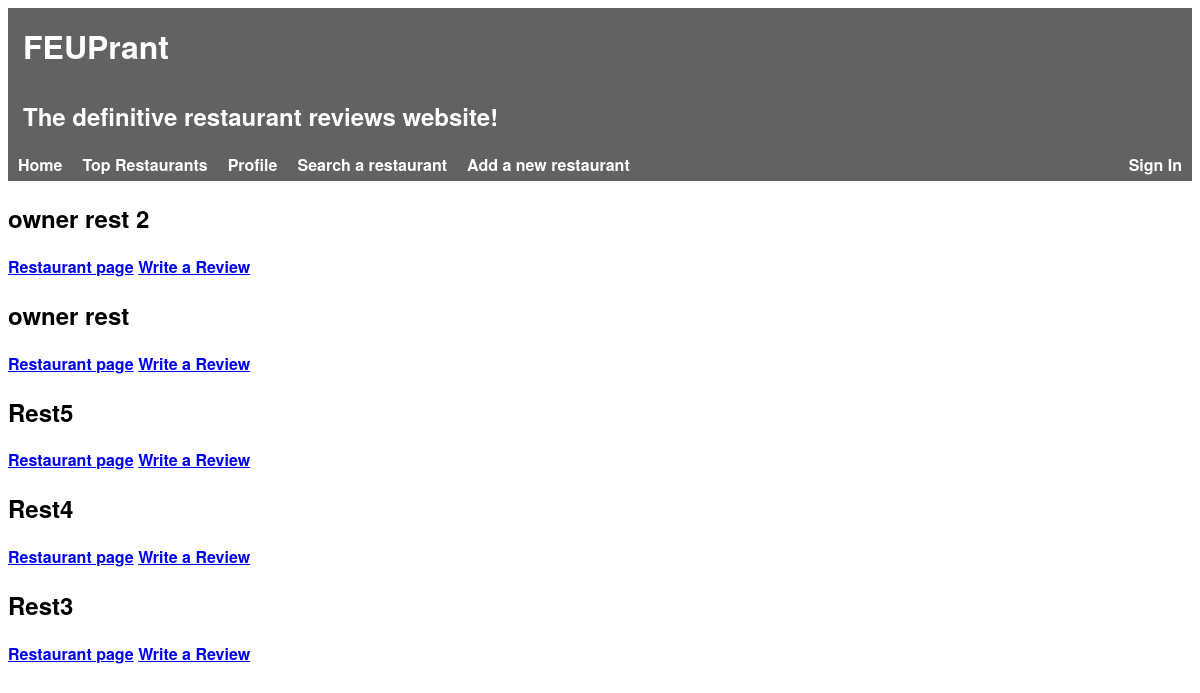
The app's page /pages/, older data.
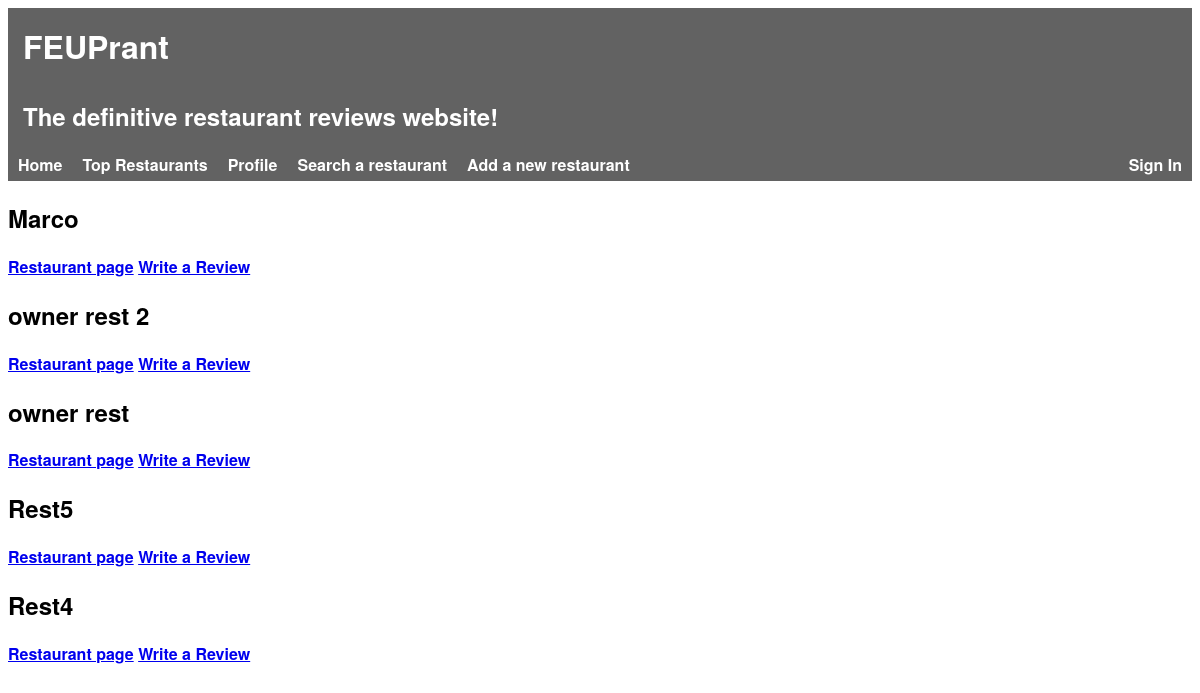
The same page, newer data.
### tables this page shows
CREATE TABLE Restaurant(
    idRestaurant        INTEGER PRIMARY KEY AUTOINCREMENT,
    name                STRING NOT NULL,
    description         STRING NOT NULL,
    score               FLOAT NOT NULL,

    idOwner             INTEGER REFERENCES User(idUser),
    idRestaurantInfo    INTEGER REFERENCES RestaurantInfo(idRestaurantInfo)
);

### pages/index.php (called while the page is built, shortened)
<?php
    include_once('../database/connection.php');
    include_once('../database/db_restaurants.php');
    try {
        $restaurants = getNewestRestaurants();
    } catch(PDOException $e) {
        die($e->getMessage());
    }
    include_once('../templates/header.php');
    include_once('../templates/restaurants.php');
?>

### templates/constants.php (called while the page is built, shortened)
<?php
    $LOGIN_KEY = 'loginStatus';
?>

### database/db_restaurants.php (called while the page is built, shortened)
<?php
    function getNewestRestaurants() {
        global $db;
        $stmt = $db->prepare('SELECT * FROM Restaurant ORDER BY idRestaurant DESC LIMIT 5');
        $stmt->execute();
        return $stmt->fetchAll();
    }
?>

### templates/restaurants.php (the view, shortened to what this page needs)
<section id="restaurants">
    <?php foreach($_SESSION['restaurants'] as $restaurant) { ?>
    <article>
        <h2><?= $restaurant['name'] ?></h2>
        <a href="../templates/restaurant.php?idRestaurant=<?=$restaurant['idRestaurant']?>">Restaurant page</a>
        <a href="write_review?idRestaurant=<?=$restaurant['idRestaurant']?>">Write a Review</a>
    </article>
    <?php } ?>
</section>

### templates/header.php (shortened to what this page needs)
<!DOCTYPE html>
<html>
    <head>
		<link rel="stylesheet" href="../css/style.css">
        <link rel="stylesheet" href="../css/alert.css">
        <link rel="stylesheet" href="../css/header.css">
        <link rel="stylesheet" href="../css/login_dropdown.css">
        <link rel="stylesheet" href="../css/user_dropdown.css">
    </head>
    <body>
        <div id="header">
            <h1>FEUPrant</h1>
            <h2>The definitive restaurant reviews website!</h2>
        </div>
        <div id="nav-btns" class="nav-btns">
            <ul>
                <li><a href="../pages/index.php">Home</a></li>
                <li><a href="../pages/top_restaurants.php">Top Restaurants</a></li>
                <li><a href="#">Profile</a></li>
                <li><a href="../pages/search_restaurant.php">Search a restaurant</a></li>
                <li><a href="../pages/add_restaurant.php">Add a new restaurant</a></li>
                <div id="user-info">
                    <?php
                        if (isset($_SESSION['username'])) {
                            include_once("../templates/user_dropdown.php");
                        } else {
                            include_once("../templates/login_dropdown.php");
                        }
                    ?>
                </div>
            </ul>
        </div>

### templates/login_dropdown.php (shortened to what this page needs)
<?php include_once('../templates/constants.php'); ?>
<div class="login-dropdown">
    <?php
        if(isset($_SESSION[$LOGIN_KEY]))
            echo '<a class="header-elem-active" href="#">Sign In</a>';
        else
            echo '<a href="#">Sign In</a>';
    ?>
</div>

### css/header.css (style rules this page uses)
html { font-family: 'Helvetica Neue', sans-serif; font-weight: bold; height: 100%; }
#header { background-color: #626262; color: white; padding: 0; }
#header h1, #header h2 { padding: 15px; margin: 0; }
.nav-btns ul { background-color: #626262; list-style-type: none; padding: 0; margin: 0; overflow: hidden; }
.nav-btns li { float: left; background: none; padding: 0; }
.nav-btns a, #back_btn { text-align: center; display: block; padding: 5px 10px; color: white; text-decoration: none; }

### css/login_dropdown.css (style rules this page uses)
.login-dropdown { float: right; position: relative; }

Row changes from the older to the newer data that the page shows:
no longer on this page (row unchanged): restaurant: name "Rest3"
added restaurant: name "Marco"
